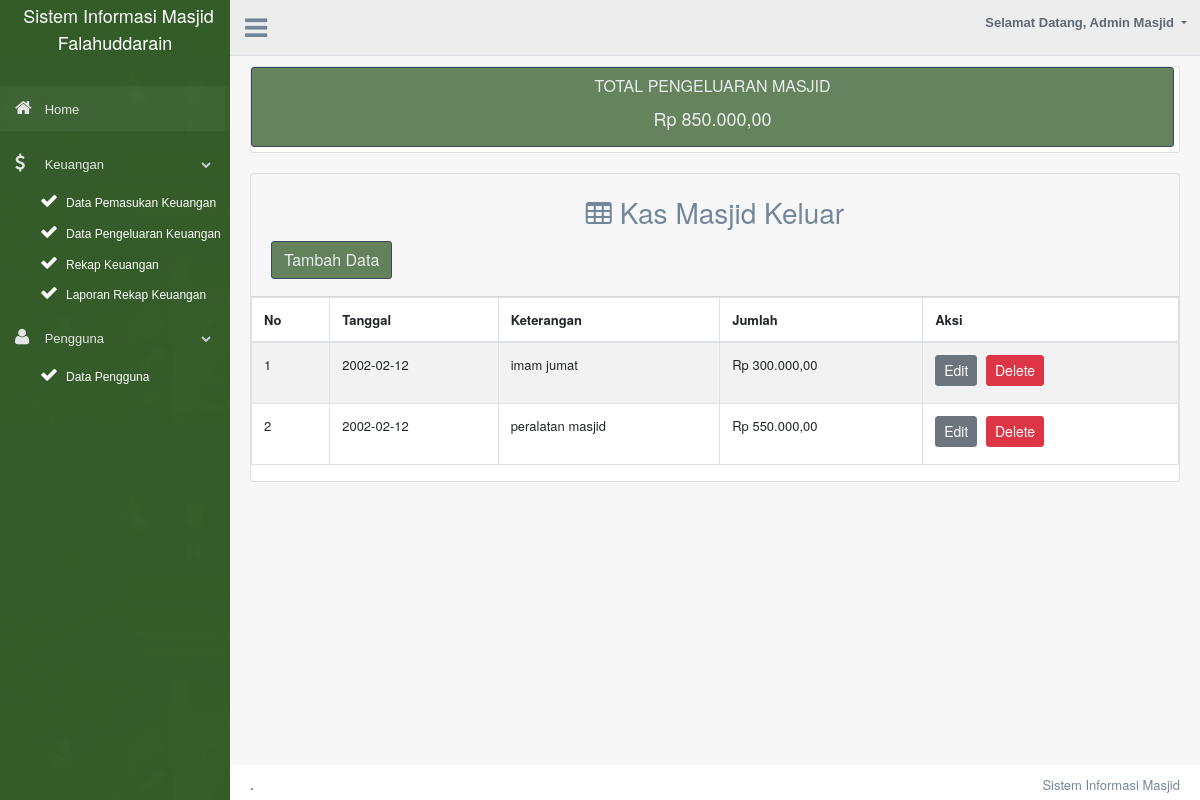
Page /index.php?page=tampil2 (signed in) on the committed database.
### tables this page shows
CREATE TABLE `keuangan` (
  `id_km` int(11) NOT NULL,
  `tanggal` date NOT NULL,
  `keterangan` varchar(50) NOT NULL,
  `masuk` int(50) NOT NULL,
  `keluar` int(50) NOT NULL,
  `jenis` enum('masuk','keluar') NOT NULL
);

### rupiah.php (called while the page is built)
<?php
function rupiah($angka){
	$hasil_rupiah = "Rp " . number_format($angka,2,',','.');
	return $hasil_rupiah;
}

### tampil2.php (the view, shortened to what this page needs)
<?php
include('config.php');
include ("rupiah.php");
?>
	<div class="card card-info" style="margin-top:20px">
	<button class="btn btn-dark right">TOTAL PENGELUARAN MASJID
	<?php
    $sql = mysqli_query($koneksi,"SELECT SUM(keluar) as tot_keluar  from keuangan where jenis='keluar'");
    while($data = mysqli_fetch_assoc($sql)) {
  ?>
	<h2>
		<?php echo rupiah($data['tot_keluar']); }?>
	</h2>
</button>
</div>
	<div class="card card-info" style="margin-top:20px">
		<div class="card-header">
		<h3 class="card-title">
			<center><i class="fa fa-table"></i> Kas Masjid Keluar</h3></center>
			<a href="index.php?page=tambah2"><button class="btn btn-dark right">Tambah Data</button></a>
	</div>
		<div class="table-responsive">
		<table class="table table-bordered table-striped">
			<thead>
				<tr>
					<th>No</th>
					<th>Tanggal </th>
					<th>Keterangan</th>
					<th>Jumlah</th>
					<th>Aksi</th>
				</tr>
			</thead>
			<tbody>
				<?php
				$sql = mysqli_query($koneksi, "SELECT * FROM keuangan where jenis='keluar' ORDER BY id_km ASC") or die(mysqli_error($koneksi));
				if(mysqli_num_rows($sql) > 0){
					$no = 1;
					while($data = mysqli_fetch_assoc($sql)){
						echo '
						<tr>
							<td>'.$no.'</td>
							<td>'.$data['tanggal'].'</td>
							<td>'.$data['keterangan'].'</td>
							<td>'.rupiah($data['keluar']).'</td>
							<td>
								<a href="index.php?page=edit_km2&id_km='.$data['id_km'].'" class="btn btn-secondary btn-sm">Edit</a>
								<a href="delete2.php?id_km='.$data['id_km'].'" class="btn btn-danger btn-sm" onclick="return confirm(\'Yakin ingin menghapus data ini?\')">Delete</a>
							</td>
						</tr>
						';
						$no++;
					}
				}else{
					echo '
					<tr>
						<td colspan="6">Tidak ada data.</td>
					</tr>
					';
				}
				?>
		</table>
	</div>
	</div>

### assets/css/new.css (style rules this page uses)
.btn-dark { background-color: #355c2ac2; }

### rows in the picture
keuangan: tanggal "2002-02-12", keterangan "imam jumat", keluar "Rp 300.000,00"
keuangan: tanggal "2002-02-12", keterangan "peralatan masjid", keluar "Rp 550.000,00"

### other values in the picture
$_SESSION['ses_nama'] "Admin Masjid"
rupiah($data['tot_keluar']) "Rp 850.000,00"
